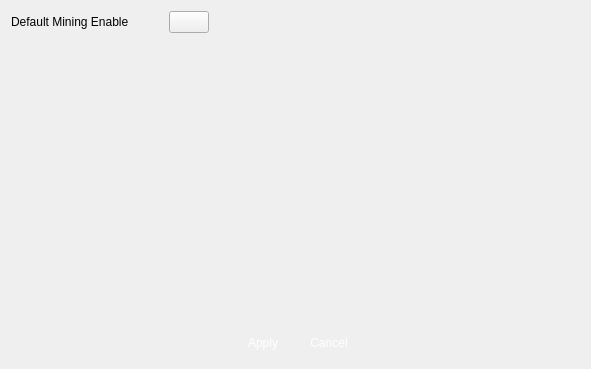
<?xml version="1.0" encoding="UTF-8"?>
<ui version="4.0">
 <class>VSCMiningSetting</class>
 <widget class="QWidget" name="VSCMiningSetting">
  <property name="geometry">
   <rect>
    <x>0</x>
    <y>0</y>
    <width>591</width>
    <height>369</height>
   </rect>
  </property>
  <property name="windowTitle">
   <string>HDFS</string>
  </property>
  <property name="windowIcon">
   <iconset>
    <normaloff>:/logo/resources/vscsmall.jpg</normaloff>:/logo/resources/vscsmall.jpg</iconset>
  </property>
  <layout class="QVBoxLayout" name="verticalLayout">
   <item>
    <layout class="QGridLayout" name="gridLayout">
     <property name="horizontalSpacing">
      <number>40</number>
     </property>
     <item row="0" column="2">
      <spacer name="horizontalSpacer_3">
       <property name="orientation">
        <enum>Qt::Horizontal</enum>
       </property>
       <property name="sizeHint" stdset="0">
        <size>
         <width>40</width>
         <height>20</height>
        </size>
       </property>
      </spacer>
     </item>
     <item row="0" column="0">
      <widget class="QLabel" name="label_3">
       <property name="text">
        <string>Default Mining Enable</string>
       </property>
      </widget>
     </item>
     <item row="0" column="1">
      <widget class="SwitchButton" name="mining">
       <property name="maximumSize">
        <size>
         <width>80</width>
         <height>25</height>
        </size>
       </property>
       <property name="text">
        <string/>
       </property>
       <property name="icon">
        <iconset resource="../main/vscmainwindows.qrc">
         <normaloff>:/action/resources/switchputton.png</normaloff>:/action/resources/switchputton.png</iconset>
       </property>
       <property name="iconSize">
        <size>
         <width>80</width>
         <height>25</height>
        </size>
       </property>
      </widget>
     </item>
    </layout>
   </item>
   <item>
    <spacer name="verticalSpacer">
     <property name="orientation">
      <enum>Qt::Vertical</enum>
     </property>
     <property name="sizeHint" stdset="0">
      <size>
       <width>20</width>
       <height>40</height>
      </size>
     </property>
    </spacer>
   </item>
   <item>
    <layout class="QHBoxLayout" name="horizontalLayout">
     <item>
      <spacer name="horizontalSpacer">
       <property name="orientation">
        <enum>Qt::Horizontal</enum>
       </property>
       <property name="sizeHint" stdset="0">
        <size>
         <width>40</width>
         <height>20</height>
        </size>
       </property>
      </spacer>
     </item>
     <item>
      <widget class="QPushButton" name="pushButtonApply">
       <property name="minimumSize">
        <size>
         <width>60</width>
         <height>30</height>
        </size>
       </property>
       <property name="maximumSize">
        <size>
         <width>60</width>
         <height>30</height>
        </size>
       </property>
       <property name="styleSheet">
        <string notr="true">QPushButton { 
border:none;
color:white;
background-image: url(:/action/resources/button.png);}
QPushButton:hover {
	background-image: url(:/action/resources/buttonpress.png);}
QPushButton:pressed {
	background-image: url(:/action/resources/button.png);}
</string>
       </property>
       <property name="text">
        <string>Apply</string>
       </property>
       <property name="iconSize">
        <size>
         <width>60</width>
         <height>40</height>
        </size>
       </property>
      </widget>
     </item>
     <item>
      <widget class="QPushButton" name="pushButtonCancel">
       <property name="minimumSize">
        <size>
         <width>60</width>
         <height>30</height>
        </size>
       </property>
       <property name="maximumSize">
        <size>
         <width>60</width>
         <height>30</height>
        </size>
       </property>
       <property name="styleSheet">
        <string notr="true">QPushButton { 
border:none;
color:white;
background-image: url(:/action/resources/button.png);}
QPushButton:hover {
	background-image: url(:/action/resources/buttonpress.png);}
QPushButton:pressed {
	background-image: url(:/action/resources/button.png);}
</string>
       </property>
       <property name="text">
        <string>Cancel</string>
       </property>
       <property name="iconSize">
        <size>
         <width>60</width>
         <height>40</height>
        </size>
       </property>
      </widget>
     </item>
     <item>
      <spacer name="horizontalSpacer_2">
       <property name="orientation">
        <enum>Qt::Horizontal</enum>
       </property>
       <property name="sizeHint" stdset="0">
        <size>
         <width>40</width>
         <height>20</height>
        </size>
       </property>
      </spacer>
     </item>
    </layout>
   </item>
  </layout>
 </widget>
 <customwidgets>
  <customwidget>
   <class>SwitchButton</class>
   <extends>QPushButton</extends>
   <header>switchbutton.h</header>
  </customwidget>
 </customwidgets>
 <resources>
  <include location="../main/vscmainwindows.qrc"/>
 </resources>
 <connections/>
</ui>
